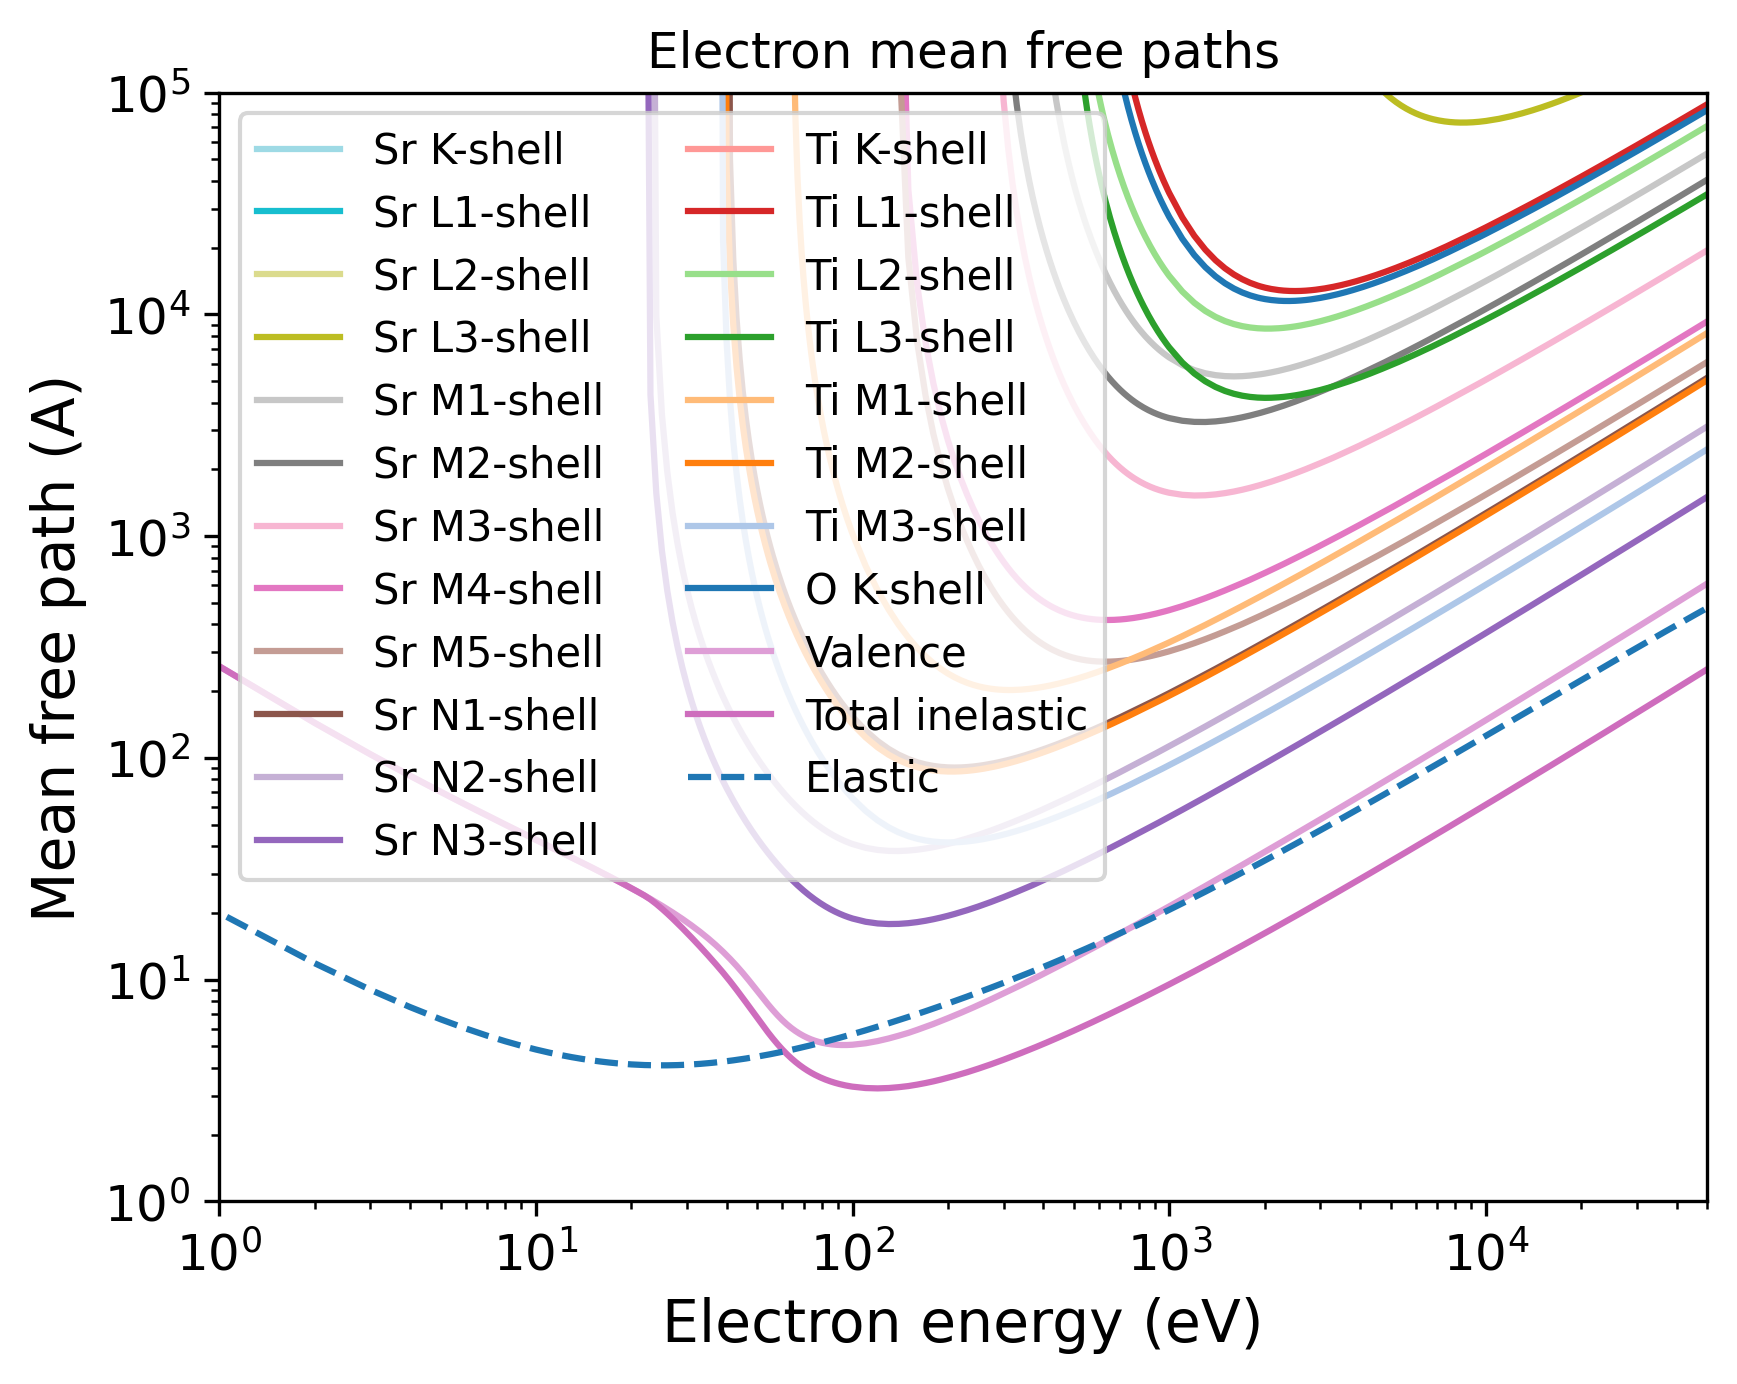

This figure's Python source:
import pandas as pd
import numpy as np
import matplotlib.pyplot as plt
import matplotlib.cm as cm
# Set the format:
plt.xlabel("Electron energy (eV)", fontsize=14)
plt.ylabel("Mean free path (A)", fontsize=14)
plt.xticks(fontsize=12)
plt.yticks(fontsize=12)
plt.grid(False)
# Set the axes:
# Read the output file:
df = pd.read_csv(r"OUTPUT_STO_Electron_IMFP.dat", sep=r'\s+', header=None, comment="#", skipinitialspace=True)
plt.xscale("log")
plt.yscale("log")
# Prepare the plot:
columns_to_plot = [ 1, 2, 3, 4, 5, 6, 7, 8, 9, 10, 11, 12, 13, 14, 15, 16, 17, 18, 19, 20, 21, 22]
labels = [ "Sr K-shell", "Sr L1-shell", "Sr L2-shell", "Sr L3-shell", "Sr M1-shell", "Sr M2-shell", "Sr M3-shell", "Sr M4-shell", "Sr M5-shell", "Sr N1-shell", "Sr N2-shell", "Sr N3-shell", "Ti K-shell", "Ti L1-shell", "Ti L2-shell", "Ti L3-shell", "Ti M1-shell", "Ti M2-shell", "Ti M3-shell", "O K-shell", "Valence", "Total inelastic"]
# Create N distinct colors from a colormap
N = len(columns_to_plot)
colors = np.vstack([plt.cm.tab20(np.linspace(1, 0, 20)), plt.cm.tab20b(np.linspace(1, 0, 20))])
# Set line styles:
linestyles = [ "-", "-", "-", "-", "-", "-", "-", "-", "-", "-", "-", "-", "-", "-", "-", "-", "-", "-", "-", "-", "-", "-"]
for i, col in enumerate(columns_to_plot):
    color = colors[i % len(colors)]
    ls    = linestyles[i % len(linestyles)]
    label = labels[i % len(labels)]
    plt.plot(df.iloc[:, 0], df.iloc[:, col],
    color=color,
    label=label,
    linestyle=ls)
# Add a curve from the second file
df2 = pd.read_csv(r"OUTPUT_STO_Electron_EMFP.dat", sep=r'\s+', header=None, comment="#", skipinitialspace=True)
columns_to_plot2 = [ 4]
labels2 = [ "Elastic"]
# Create second part of the plot:
for col, label in zip(columns_to_plot2, labels2):
    plt.plot(df2.iloc[:, 0], df2.iloc[:, col], label=label, linestyle="--")
plt.xlim(1.00000000,50000.00000000)
plt.ylim(1.00000000,100000.00000000)
plt.title("Electron mean free paths")
plt.legend(loc="best", fontsize=10, ncol=2)
# Save the plot in this format:
plt.savefig("OUTPUT_MFP_electron.png", dpi=300, bbox_inches="tight")
